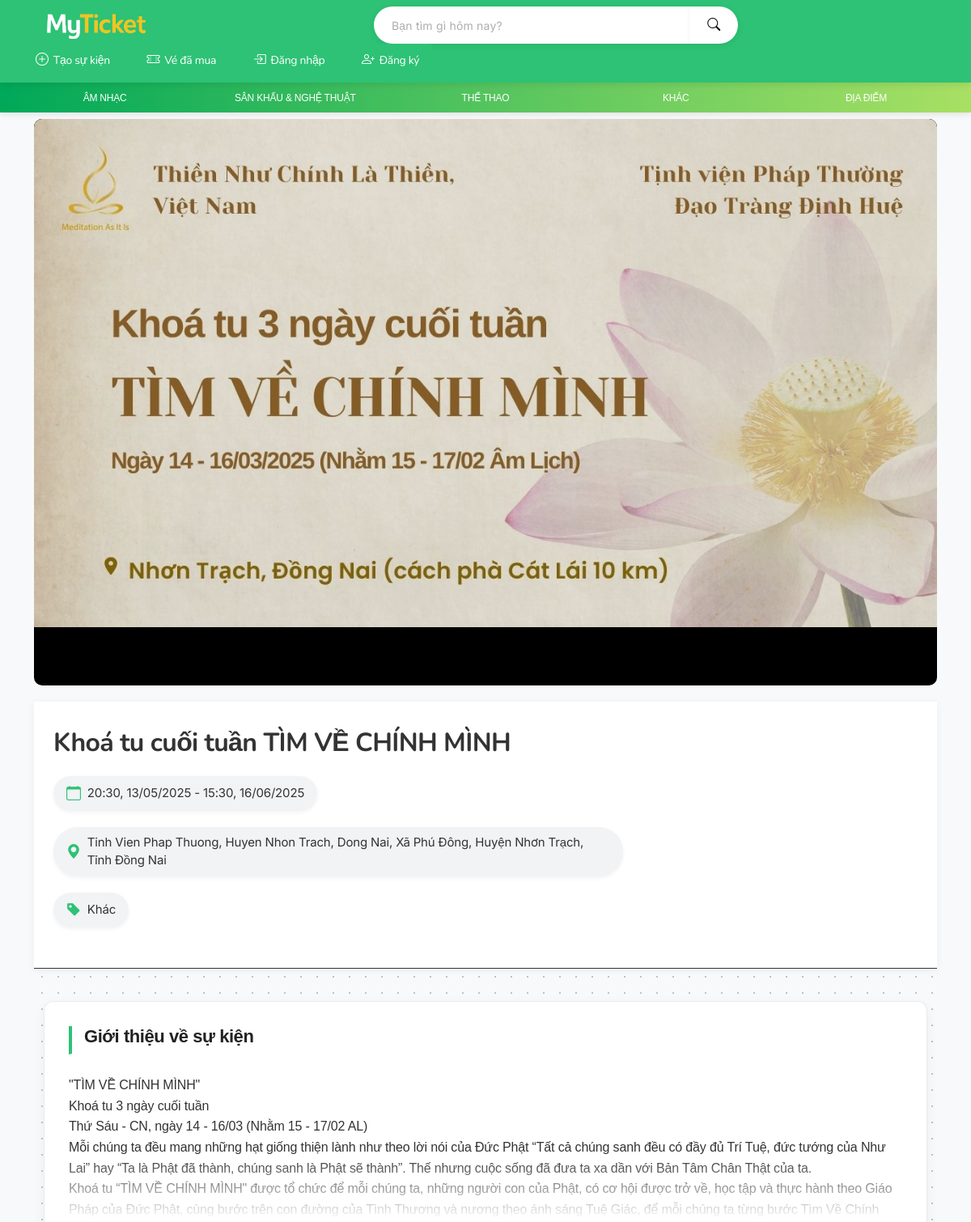
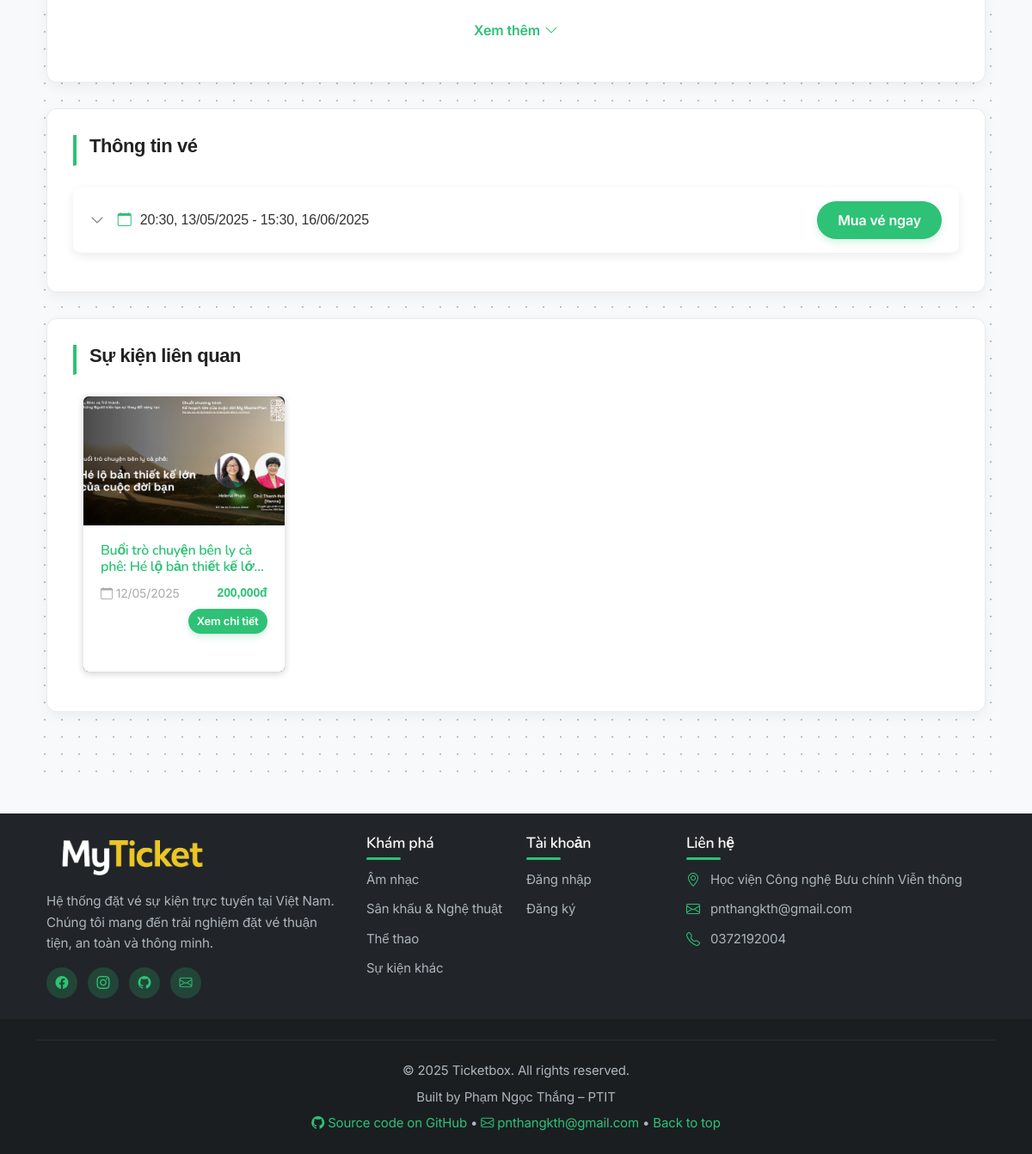
Screenshot of /event/5/ with the database file from the repository (2 pictures, top to bottom).
### app/models.py (models this page shows, shortened)
class Event(models.Model):
    CATEGORY_CHOICES = [
        ('concert', 'Âm nhạc'),
        ('theater', 'Sân khấu & Nghệ Thuật'),
        ('sports', 'Thể thao'),
        ('conference', ''),
        ('other', 'Khác'),
    ]
    title = models.CharField(max_length=200, verbose_name="Tên sự kiện")
    description = models.TextField(verbose_name="Mô tả")
    category = models.CharField(max_length=20, choices=CATEGORY_CHOICES, default='other', verbose_name="Thể loại")
    location = models.CharField(max_length=200, verbose_name="Địa điểm")
    image = models.ImageField(upload_to='events/', blank=True, null=True, verbose_name="Ảnh sự kiện")
    @property
    def earliest_date(self):
        session = self.sessions.order_by('start_time').first()
        return session.start_time if session else None
    @property
    def lowest_price(self):
        sessions = self.sessions.all()
        min_price = None
        for session in sessions:
            ticket_types = session.ticket_types.all()
            for ticket in ticket_types:
                if min_price is None or ticket.price < min_price:
                    min_price = ticket.price
        return min_price

class EventSession(models.Model):
    event = models.ForeignKey(Event, on_delete=models.CASCADE, related_name='sessions', verbose_name="Sự kiện")
    start_time = models.DateTimeField(verbose_name="Thời gian bắt đầu")
    end_time = models.DateTimeField(verbose_name="Thời gian kết thúc", null=True, blank=True)
    is_active = models.BooleanField(default=True, verbose_name="Đang hoạt động")
    class Meta:
        verbose_name = "Mốc thời gian"
        verbose_name_plural = "Mốc thời gian"
        ordering = ['start_time']

class TicketType(models.Model):
    session = models.ForeignKey(EventSession, on_delete=models.CASCADE, related_name='ticket_types', verbose_name="Mốc thời gian")
    name = models.CharField(max_length=100, verbose_name="Tên loại vé")
    price = models.DecimalField(max_digits=10, decimal_places=0, verbose_name="Giá vé")
    description = models.TextField(blank=True, null=True, verbose_name="Mô tả")
    quantity = models.PositiveIntegerField(default=100, verbose_name="Số lượng vé")
    min_quantity_per_order = models.PositiveIntegerField(default=1, verbose_name="Số lượng vé tối thiểu mỗi đơn")
    max_quantity_per_order = models.PositiveIntegerField(default=10, verbose_name="Số lượng vé tối đa mỗi đơn")
    sale_start_time = models.DateTimeField(verbose_name="Thời gian bắt đầu bán vé", default=timezone.now)
    sale_end_time = models.DateTimeField(verbose_name="Thời gian kết thúc bán vé")
    ticket_info = models.TextField(blank=True, null=True, verbose_name="Thông tin vé bổ sung")
    ticket_image = models.ImageField(upload_to='tickets/images/', verbose_name="Hình ảnh vé", blank=True, null=True)
    class Meta:
        verbose_name = "Loại vé"
        verbose_name_plural = "Loại vé"
    @property
    def available_quantity(self):
        from django.db.models import Sum
        from booking.models import Booking
        sold = Booking.objects.filter(ticket_type=self, payment_status='Paid').aggregate(Sum('quantity'))['quantity__sum'] or 0
        return self.quantity - sold

### app/views.py (the view)
# urls.py: path('event/<int:event_id>/', views.event_detail, name='event_detail'),
def event_detail(request, event_id):
    try:
        event = get_object_or_404(Event, pk=event_id)
        related_events = Event.objects.filter(
            category=event.category,
            sessions__start_time__gte=timezone.now()
        ).exclude(id=event_id).distinct().order_by('sessions__start_time')[:4]
        event_sessions = event.sessions.filter(is_active=True).order_by('start_time')
        sessions_with_tickets = []
        for session in event_sessions:
            tickets = session.ticket_types.filter(
                sale_start_time__lte=timezone.now(),
                sale_end_time__gte=timezone.now()
            )
            if tickets.exists():
                sessions_with_tickets.append({
                    'session': session,
                    'tickets': tickets
                })
        if not sessions_with_tickets:
            messages.warning(request, "Hiện tại không có vé nào đang được bán cho sự kiện này.")
        return render(request, 'app/event_detail.html', {
            'event': event,
            'related_events': related_events,
            'sessions_with_tickets': sessions_with_tickets
        })
    except Exception as e:
        return redirect('home')

### app/templates/app/event_detail.html (shortened to what this page needs)
{% extends 'app/base.html' %}
{% load static %}
{% load humanize %}
{% block extra_css %}
<link rel="stylesheet" href="{% static 'app/css/event_detail.css' %}">
{% endblock %}
{% block content %}
<div class="banner-container">
  <div class="event-banner">
      {% if event.image %}
          <img src="{{ event.image.url }}" alt="{{ event.title }}">
      {% else %}
          <img src="{% static 'app/images/default-event.jpg' %}" alt="{{ event.title }}">
      {% endif %}
  </div>
</div>
<div class="event-info-section">
    <div class="container">
        <div class="row align-items-center">
            <div class="col-lg-8 col-md-7">
                <h1 class="event-title">{{ event.title }}</h1>
                <div class="event-meta">
                    <div class="meta-item">
                        <i class="bi bi-calendar"></i>
                        <span>
                        {% with session=event.sessions.first %}
                            {% if session.start_time.date == session.end_time.date %}
                                {{ session.start_time|date:"H:i" }} - {{ session.end_time|date:"H:i" }}, {{ session.start_time|date:"d" }} tháng {{ session.start_time|date:"m" }}, {{ session.start_time|date:"Y" }}
                            {% else %}
                                {{ session.start_time|date:"H:i, d/m/Y" }} - {{ session.end_time|date:"H:i, d/m/Y" }}
                            {% endif %}
                        {% endwith %}
                        </span>
                    </div>
                    <div class="meta-item">
                        <i class="bi bi-geo-alt-fill"></i>
                        <span>{{ event.location }}</span>
                    </div>
                    <div class="meta-item">
                        <i class="bi bi-tag-fill"></i>
                        <span>{{ event.get_category_display }}</span>
                    </div>
                </div>
            </div>
        </div>
    </div>
</div>
<div class="content-wrapper">
    <div class="container">
        <div class="row">
            <div class="col-lg-12 box_shadow_cover">
                <div class="content-section">
                    <h2 class="section-title">Giới thiệu về sự kiện</h2>
                    <div class="event-description-wrapper">
                        <div id="eventDescription" class="content-collapsed">
                            {{ event.description|linebreaks }}
                        </div>
                        <div id="contentToggle" class="content-toggle" onclick="toggleContent()">
                            <span>Xem thêm</span>
                            <i class="bi bi-chevron-down"></i>
                        </div>
                    </div>
                </div>
                <div class="content-section">
                    <h4 class="section-title">Thông tin vé</h4>
                    {% for session in event.sessions.all %}
                    <div class="session-item">
                        <div class="session-header" onclick="toggleSession(this)">
                            <div class="d-flex align-items-center">
                                <i class="bi bi-chevron-down chevron-icon me-3"></i>
                                <div class="session-time">
                                    <i class="bi bi-calendar"></i>
                                    {% if session.start_time.date == session.end_time.date %}
                                        {{ session.start_time|date:"H:i" }} - {{ session.end_time|date:"H:i" }}, {{ session.start_time|date:"d" }} tháng {{ session.start_time|date:"m" }}, {{ session.start_time|date:"Y" }}
                                    {% else %}
                                        {{ session.start_time|date:"H:i, d/m/Y" }} - {{ session.end_time|date:"H:i, d/m/Y" }}
                                    {% endif %}
                                </div>
                            </div>
                            <div>
                                {% with available_tickets=session.ticket_types.all|dictsortreversed:"price"|first %}
                                    {% if available_tickets.available_quantity > 0 %}
                                        <a href="{% url 'booking:book_ticket' event.id %}?session={{ session.id }}" class="btn-buy">
                                            Mua vé ngay
                                        </a>
                                    {% else %}
                                        <button class="btn-buy disabled" disabled>Hết vé</button>
                                    {% endif %}
                                {% endwith %}
                            </div>
                        </div>
                    </div>
                    {% endfor %}
                </div>
                <div class="content-section">
                    <h4 class="section-title">Sự kiện liên quan</h4>
                    <div class="row">
                        {% if related_events %}
                            {% for related in related_events %}
                                <div class="col-md-3 mb-3">
                                    <div class="card h-100 border-0 rounded overflow-hidden" style="background-color: #f8f9fa;">
                                        <a href="{% url 'event_detail' related.id %}">
                                            <div class="img-container" style="height: 150px; overflow: hidden;">
                                                {% if related.image %}
                                                    <img src="{{ related.image.url }}" class="card-img-top img-fluid" alt="{{ related.title }}" style="object-fit: cover; height: 100%; width: 100%;">
                                                {% else %}
                                                    <img src="{% static 'app/images/default-event.jpg' %}" class="card-img-top" alt="Default Image">
                                                {% endif %}
                                            </div>
                                        </a>
                                        <div class="card-body">
                                            <h5 class="card-title" style="font-size: 16px; font-weight: 600; margin-bottom: 8px; ">{{ related.title }}</h5>
                                            <div class="d-flex justify-content-between align-items-center">
                                                <small class="text-muted">
                                                    <i class="bi bi-calendar"></i> {% if related.earliest_date %}{{ related.earliest_date|date:"d/m/Y" }}{% else %}Chưa xác định{% endif %}
                                                </small>
                                                <small class="ticket-type-price" style="font-size: 14px">{% if related.lowest_price %}{{ related.lowest_price|floatformat:0|intcomma }}đ{% endif %}</small>
                                            </div>
                                            <div class="mt-2 text-end">
                                                <a href="{% url 'event_detail' related.id %}" class="btn-buy btn-sm">Xem chi tiết</a>
                                            </div>
                                        </div>
                                    </div>
                                </div>
                            {% empty %}
                                <div class="col-12">
                                    <p class="text-center">Không có sự kiện liên quan nào.</p>
                                </div>
                            {% endfor %}
                        {% else %}
                            <div class="col-12">
                                <p class="text-center">Không có sự kiện liên quan nào.</p>
                            </div>
                        {% endif %}
                    </div>
                </div>
            </div>
        </div>
    </div>
</div>
{% endblock %}

### app/static/app/css/style.css (style rules this page uses)
:root { --primary-color: rgb(45, 194, 117); --primary-hover: rgb(45, 194, 117); --dark-bg: #333333; --card-bg: #222222; --text-color: #ffffff; --error-color: #dc3545; --input-bg: #444444; --input-border: #555555; }
body { font-family: 'Inter', -apple-system, BlinkMacSystemFont, sans-serif; color: #f8f9fa; background-color: #333333; -webkit-font-smoothing: antialiased; -moz-osx-font-smoothing: grayscale; letter-spacing: -0.01em; }
h1, h2, h3, h4, h5, h6, .card-title, .navbar .btn { font-family: 'Nunito', 'Inter', sans-serif; letter-spacing: -0.02em; }
.card img { height: 10px; object-fit: cover; }
.card { transition: transform 0.3s, box-shadow 0.3s; border-radius: 8px; border: none; border: none; overflow: hidden; background-color: #222222; margin-bottom: 1.5rem; }
.card-img-top { border-top-left-radius: 10px; border-top-right-radius: 10px; }
.card { transition: transform 0.3s; border-radius: 10px; border: none; border: none; }
.section-title { font-size: 1rem; font-size: 1rem; font-weight: 600; margin-bottom: 1.2rem; padding-left: 15px; border-left: 4px solid rgb(45, 194, 117); display: flex; align-items: center; }
.banner-container { position: relative; width: 100%; height: 0; padding-bottom: 56.25%; overflow: hidden; border-radius: 8px; max-width: 1280px; margin: 0 auto; background-color: #000 }
.banner-container img { position: absolute; top: 0; left: 0; width: 100%; height: 100%; object-fit: contain; transition: transform 0.5s ease; }
.banner-container { border-radius: 10px; overflow: hidden; height: 700px; height: 700px; margin-bottom: 1.5rem; position: relative; }
.banner-container img { width: 100%; height: 100%; object-fit: cover; transition: transform 0.5s ease; }
.img-container { position: relative; width: 100%; height: 0; padding-bottom: 56.25%; padding-bottom: 56.25%; overflow: hidden; }
.img-container img { transition: transform 0.5s ease; width: 100%; height: 100%; object-fit: cover; position: absolute; top: 0; left: 0; width: 100%; height: 100%; object-fit: cover; transition: transform 0.3s ease; }
.section-title { padding-bottom: 0.5rem; border-bottom: 1px solid rgba(255,255,255,0.1); margin-bottom: 1.5rem; }
.container-fluid .row, .container-fluid .row, .container .row { margin: 0; }

### app/templates/app/base.html (style rules this page uses)
:root { --primary-color: rgb(45, 194, 117); --primary-hover: rgb(40, 175, 105); --primary-dark: rgb(35, 160, 95); --white: #ffffff; --light-gray: #f8f9fa; --dark-gray: #333333; --border-radius: 50px; --box-shadow: 0 4px 12px rgba(0, 0, 0, 0.1); --transition: all 0.3s cubic-bezier(0.165, 0.84, 0.44, 1); }

### rows the page displays
Event: image (picture), title "Khoá tu cuối tuần TÌM VỀ CHÍNH MÌNH", location "Tinh Vien Phap Thuong, Huyen Nhon Trach, Dong Nai, Xã Phú Đông, Huyện Nhơn Trạch, Tỉnh Đồng Nai", category "Khác", description "\"TÌM VỀ CHÍNH MÌNH\" Khoá tu 3 ngày cuối tuần Thứ Sáu - CN, ngày 14 - 16/03 (Nhằm 15 - 17/02 AL) Mỗi chúng ta đều mang những hạt giống thiện lành như theo lời nói của Đức Phật “Tất cả chúng sanh đều có đầy đủ Trí Tuệ, đức tướng của Như Lai” hay “Ta là Phật đã thành, chúng sanh là Phật sẽ thành”. Thế nhưng cuộc sống đã đưa ta xa dần với Bản Tâm Chân Thật của ta. Khoá tu “TÌM VỀ CHÍNH MÌNH\" được tổ chức để mỗi chúng ta, những người con của Phật, có cơ hội được trở về, học tập và thực hành theo Giáo Pháp của Đức Phật, cùng bước trên con đường của Tình Thương và nương theo ánh sáng Tuệ Giác, để mỗi chúng ta từng bước Tìm Về Chính…"
EventSession: start_time "20:30, 13/05/2025", end_time "15:30, 16/06/2025"
Event: image (picture), title "Buổi trò chuyện bên ly cà phê: Hé lộ bản thiết kế…", earliest_date "12/05/2025", lowest_price "200,000"
